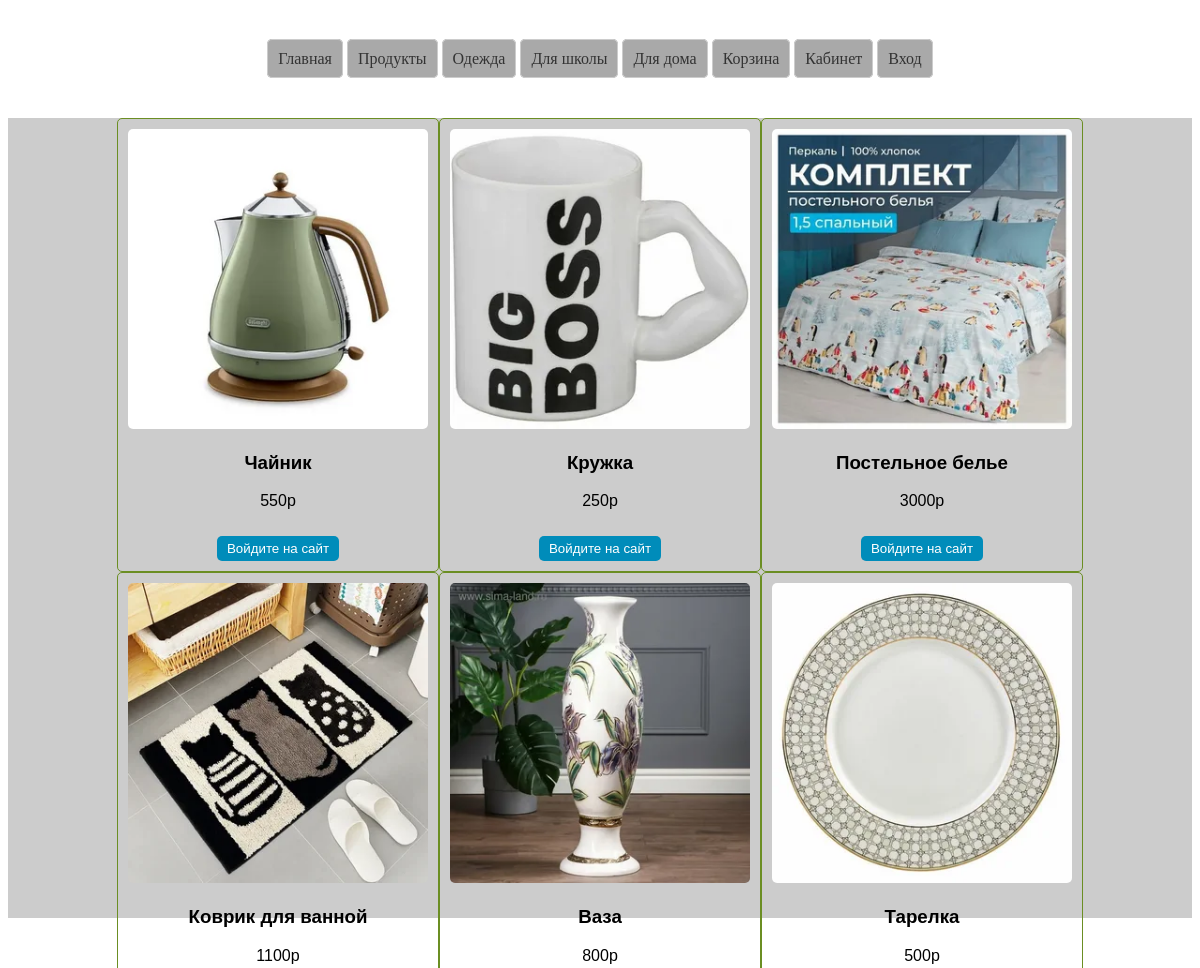
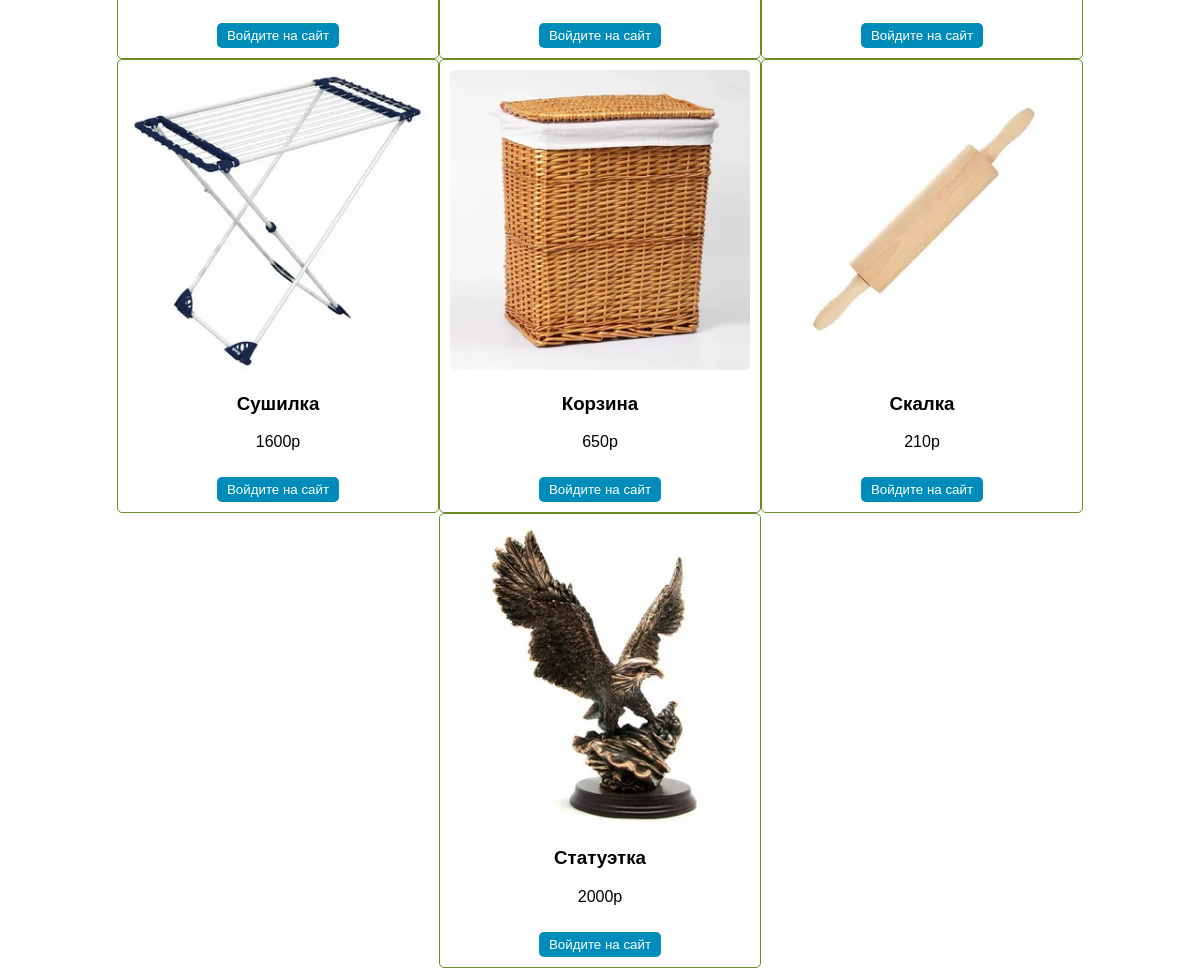
/goods/Д/, run on the app's committed database (2 pictures, top to bottom).
### app/models.py (models this page shows)
class Tovar(models.Model):
    STAT = (('П', 'Продукты'), ('О', 'Одежда'), ('Ш', 'Для шлолы'),('Д','Для дома'))
    name = models.CharField(max_length=100,
                            verbose_name='Название')
    price = models.IntegerField(verbose_name='Цена')
    image = models.FileField(verbose_name='Картинка',
                             upload_to='img/',
                             blank=True, null=True)
    discount = models.IntegerField(verbose_name='Скидка',
                                 default=0)
    category = models.CharField(choices=STAT, max_length=100,
                                blank=True,null=True)
    def __str__(self):
        return self.name

### app/views.py (the view)
# urls.py: path('goods/<str:cat>/',views.goods, name='goods'),
def goods(req,cat):
    items = Tovar.objects.filter(category=cat)
    print(items)
    data={'items':items,'cat':cat}
    return render(req, 'goods.html',data)

### templates/goods.html (shortened to what this page needs)
{% extends 'index.html' %}
{% load static %}
{% block head %}
<head>
    <link rel="stylesheet" href="{% static 'css/1.css' %}">
    <link rel="stylesheet" href="{% static 'css/2.css' %}">
</head>
{% endblock %}
{% block content %}
    <div class="main">
    {% for one in items %}
        <div class="product-card">
            <img src={% static one.image %}>
            <h3>{{ one.name }}</h3>
            <p>{{ one.price }}р</p>
                {% if user.is_anonymous %}
                    <a href="">
                    <button>Войдите на сайт</button>
                    </a>
                {% else %}
                <a href="{% url 'buy' one.id cat%}">
                    <button>в корзину</button>
                </a>
                {% endif %}
        </div>
    {% endfor %}
    </div>
{% endblock %}

### app/static/css/2.css (style rules this page uses)
.main { font-family: Arial,sans-serif; background-color: #cccccc; display: flex; flex-wrap: wrap; justify-content: center; align-items: center; height: 100vh; margin: 0; }
.product-card { width: 300px; border: 1px solid olivedrab; border-radius: 5px; padding: 10px; text-align: center; }
.product-card img { width: 100%; border-radius: 5px; }
.product-card p { margin-top: 5px; }
.product-card button { background-color: #008CBA; color: white; padding: 5px 10px; border: none; border-radius: 5px; margin-top: 10px; cursor: pointer; }

### data on the page
Tovar: image (picture), name "Чайник", price "550"
Tovar: image (picture), name "Кружка", price "250"
Tovar: image (picture), name "Постельное белье", price "3000"
Tovar: image (picture), name "Коврик для ванной", price "1100"
Tovar: image (picture), name "Ваза", price "800"
Tovar: image (picture), name "Тарелка", price "500"
Tovar: image (picture), name "Сушилка", price "1600"
Tovar: image (picture), name "Корзина", price "650"
Tovar: image (picture), name "Скалка", price "210"
Tovar: image (picture), name "Статуэтка", price "2000"
